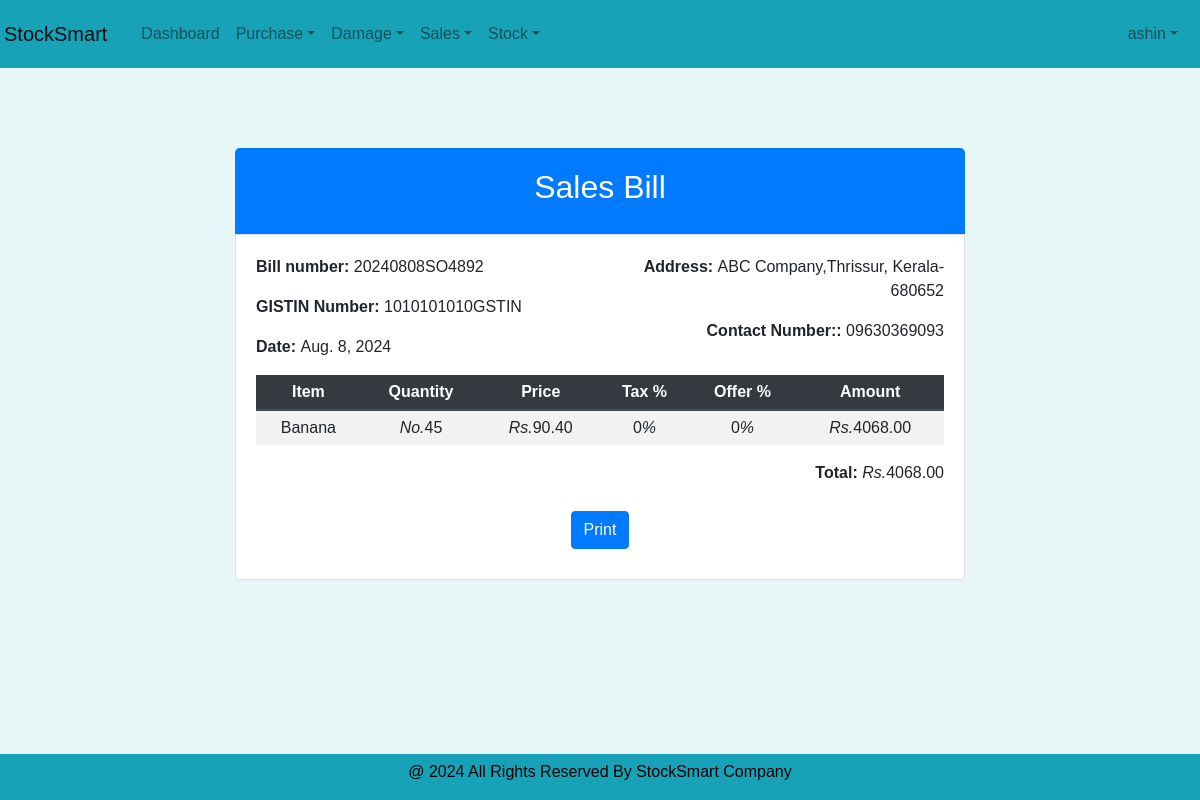
The app's page /Sales/sales_order_display/1/ (signed in), older data.
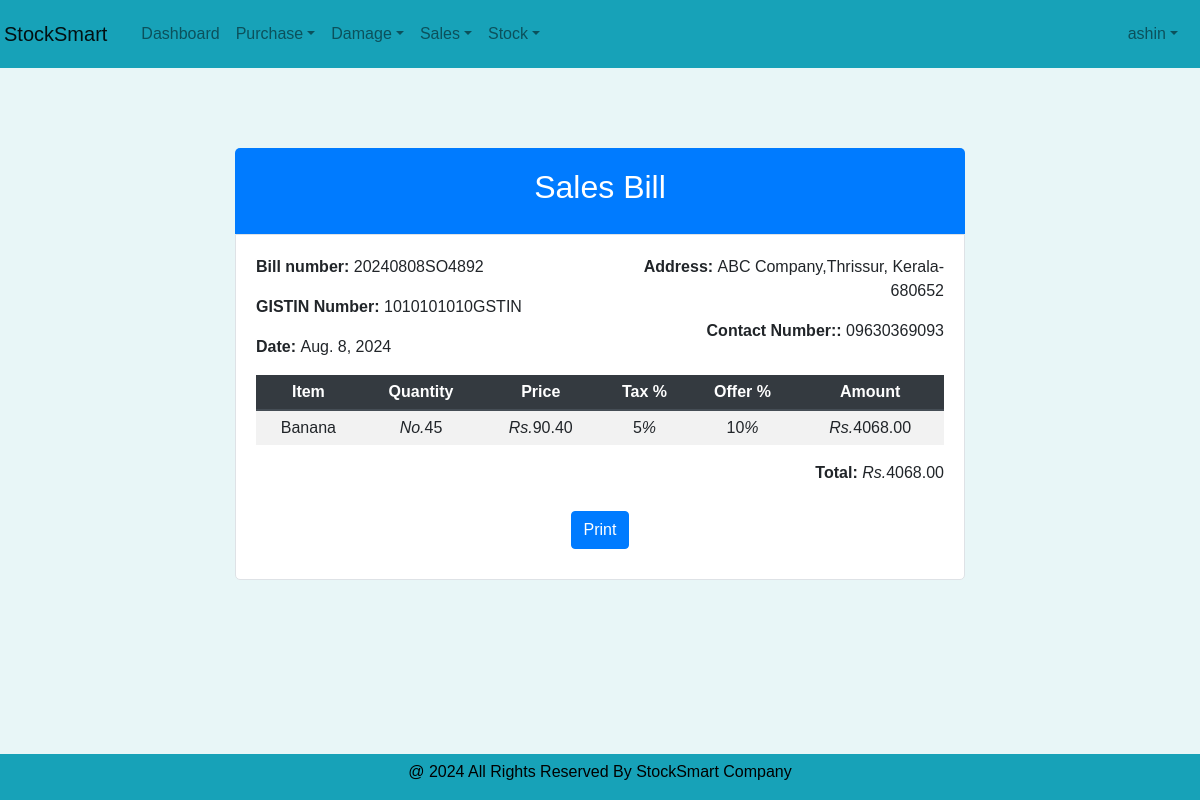
The same page, newer data.
### Sales/models.py (models this page shows, shortened)
class salesorderItemTable(models.Model):
    soit_bill_number=models.ForeignKey(salesorderTable, on_delete=models.CASCADE)
    soit_item=models.ForeignKey(itemTable, on_delete=models.CASCADE)
    soit_quantity= models.PositiveIntegerField(null=True, blank=True)
    soit_price= models.ForeignKey(priceTable, on_delete=models.CASCADE)
    soit_total= models.DecimalField(max_digits=10, decimal_places=2, null=True, blank=True)

### Core/models.py (models this page shows, shortened)
class priceTable(models.Model):
    pt_item= models.OneToOneField(itemTable, on_delete=models.CASCADE)
    pt_sellingPrice= models.DecimalField(max_digits=10, decimal_places=2,null=True, blank=True, default=0)
    pt_tax= models.PositiveIntegerField(null=True, blank=True, default=0)
    pt_offer=models.PositiveIntegerField(null=True, blank=True, default=0)
    pt_timestamp= models.DateTimeField(auto_now_add=True)

class itemTable(models.Model):
    UNIT_CHOICES = [
        ('Kilogram', 'Kg'),
        ('Pieces', 'Pcs'),
    ]
    CATEGORY_CHOICE = [
        ('Vegetables','Veg'),
        ('Fruits','Fru'),
    ]
    item_name = models.CharField(max_length=50,null=True, blank=True, unique=True)
    item_category = models.CharField(max_length=50, choices=CATEGORY_CHOICE)
    item_unit = models.CharField(max_length=15, choices=UNIT_CHOICES)

### Sales/views.py (the view)
# urls.py: path('sales_order_display/<int:orderId>/',views.sales_order_display, name="sales_order_display"),
@admin_staff_required
def sales_order_display(request, orderId):
    base_template = 'user/Index.html' if request.user.role == "Admin" else 'user/staff_index.html'
    s_order = get_object_or_404(salesorderTable, id=orderId)
    so_item = salesorderItemTable.objects.filter(soit_bill_number=s_order)
    overall = 0
    for j in so_item:
        price = j.soit_price.pt_sellingPrice * j.soit_quantity
        tax = int((j.soit_price.pt_tax / 100)) * price
        offer = int((j.soit_price.pt_offer / 100)) * price
        total_s = price + tax - offer
        overall += total_s
    context = {
        's_order': s_order,
        'so_item': so_item,
        'overall': overall,
        'base_template' : base_template,
    }
    return render(request, "sales/sales_order_display.html", context)

### templates/sales/sales_order_display.html (shortened to what this page needs)
<!DOCTYPE html>
{% extends base_template %}
{% block content %}
<html lang="en">
<head>
    <link href="https://maxcdn.bootstrapcdn.com/bootstrap/4.5.2/css/bootstrap.min.css" rel="stylesheet">
</head>
<body>
    <div class="container order-container">
        <div class="row justify-content-center">
            <div class="col-md-8">
                <div class="order-header text-center">
                    <h2>Sales Bill</h2>
                </div>
                <div class="order-body">
                    <div class="row">
                        <div class="col-md-6">
                            <p><strong>Bill number: </strong> {{ s_order.sot_bill_number }}</p>
                            <p><strong>GISTIN Number:</strong> 1010101010GSTIN</p>
                            <p><strong>Date: </strong> {{ s_order.sot_date }}</p>
                        </div>
                        <div class="col-md-6 text-md-right">
                           <p><strong>Address: </strong> ABC Company,Thrissur, Kerala-680652</p>
                            <p><strong>Contact Number::</strong> 09630369093</p>
                        </div>
                    </div>
                    <table class="table table-striped order-table">
                        <thead class="thead-dark">
                            <tr>
                                <th>Item</th>
                                <th>Quantity</th>
                                <th>Price</th>
                                <th>Tax %</th>
                                <th>Offer %</th>
                                <th>Amount</th>
                            </tr>
                        </thead>
                        <tbody>
                            {% for j in so_item %}
                                <tr>
                                    <td>{{ j.soit_item.item_name }}</td>
                                    <td><i>No.</i>{{ j.soit_quantity }}</td>
                                    <td><i>Rs.</i>{{ j.soit_price.pt_sellingPrice }}</td>
                                    <td>{{ j.soit_price.pt_tax }}<i>%</i></td>
                                    <td>{{ j.soit_price.pt_offer }}<i>%</i></td>
                                    <td><i>Rs.</i>{{ j.soit_total }}</td>
                                </tr>
                            {% endfor %}
                        </tbody>
                    </table>
                    <div class="row">
                        <div class="col-md-12 text-md-right">
                            <p><strong>Total: </strong> <i>Rs.</i>{{ overall }}</p>
                        </div>
                    </div>
                    <div class="text-center print-button">
                         <button onclick="window.print()" class="btn btn-primary">Print</button>
                    </div>
                </div>
            </div>
        </div>
    </div>
</body>
</html>
{% endblock %}

Row changes from the older to the newer data that the page shows:
changed through a linked row, salesorderItemTable "Banana": soit_price.pt_tax "0" → "5"; soit_price.pt_offer "0" → "10"
